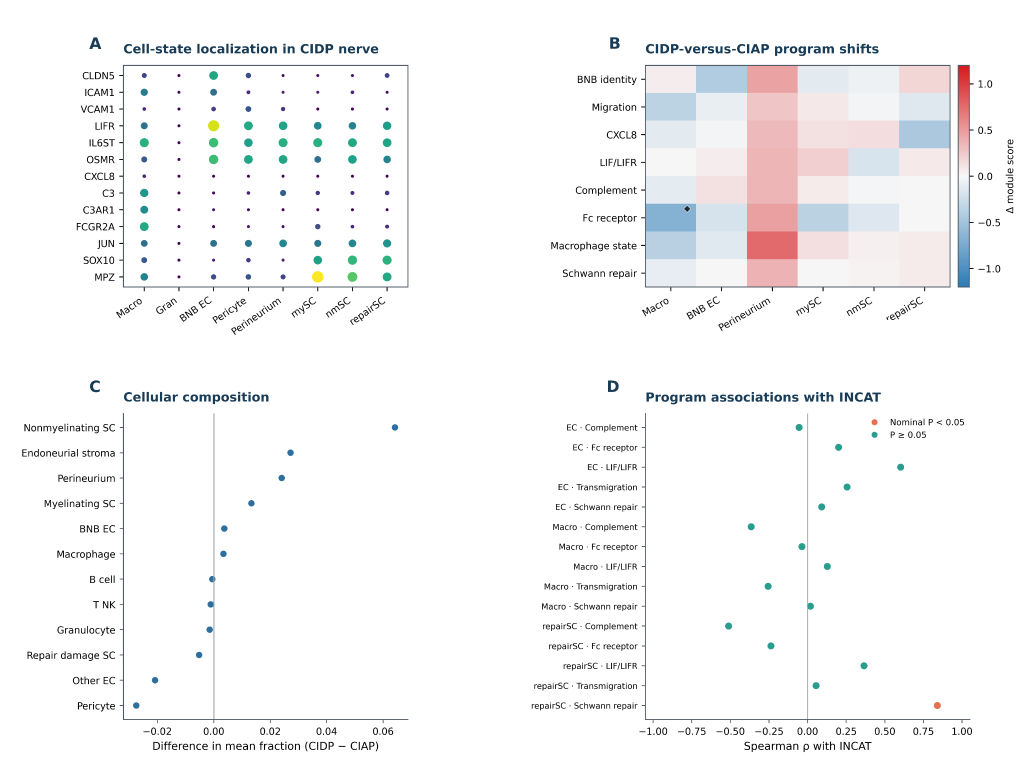
#> input picture analysis/assets/figure4_localization_reference.png, 2047 x 1521 px, found by its file name (shown at 1/2 size)
$ python 12_figure_4.py
#> lines starting #> are read from the running program, lines starting #| are printed output that depends on the picture
from pathlib import Path
import json
import numpy as np
import pandas as pd
import matplotlib
matplotlib.use('Agg')
import matplotlib.pyplot as plt
from matplotlib import font_manager
for font_path in Path('/usr/local/share/fonts/truetype/timesnewroman').glob('*.TTF'):
    font_manager.fontManager.addfont(str(font_path))
from matplotlib.colors import ListedColormap
from PIL import Image

ROOT = Path(__file__).resolve().parents[1]
WORK = ROOT / 'figures'
SRC = ROOT / 'source_data'
WORK.mkdir(exist_ok=True)

# Figure 4: retain the existing localization dots and reconstruct B-D from the
# exact plotted source tables. No biological estimates or significance tests change.
plt.rcParams.update({'font.family':'Times New Roman','font.size':8,
    'text.color':'black','axes.labelcolor':'black','xtick.color':'black',
    'ytick.color':'black','axes.linewidth':.6,'pdf.fonttype':42,
    'savefig.facecolor':'white'})
TEAL='#158795'; BLUE='#367AAD'; ORANGE='#E96B48'
f = plt.figure(figsize=(7.5, 5.575))

def title(x,y,letter,text):
    f.text(x,y,letter,fontsize=15,fontweight='bold',color='black',va='baseline')
    f.text(x+.04,y,text,fontsize=11,fontweight='bold',color='black',va='baseline')

title(.025,.950,'A','Nerve cell-state localization')
title(.530,.950,'B','CIDP–CIAP program shifts')
title(.025,.498,'C','Cellular composition')
title(.530,.498,'D','Associations with INCAT')
a = f.add_axes([.128,.641,.312,.286])
b = f.add_axes([.679,.641,.242,.286])
c = f.add_axes([.190,.088,.250,.374])
d = f.add_axes([.735,.088,.247,.374])

# Only the interior plot pixels are retained. All surrounding text is redrawn.
original=Image.open(ROOT/'analysis/assets/figure4_localization_reference.png').convert('RGB')
#> original is the input picture: PIL image 2047x1521 RGB; mean R, G, B 247, 246.6, 247.2
box=(249,130,812,572)
inside=original.crop(box)
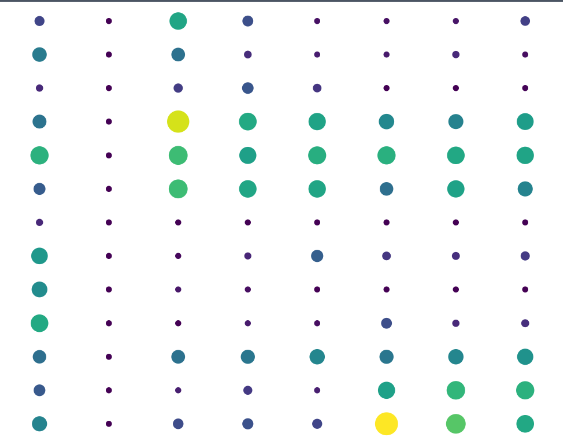
#> inside: PIL image 563x442 RGB; mean R, G, B 244.9, 248.5, 248
a.imshow(inside,extent=(0,1,1,0),aspect='auto',interpolation='lanczos')
xcenters=np.array([288.0,357.4,426.8,496.2,565.6,635.0,704.4,773.8])
ycenters=150.5+np.arange(13)*(553.2-150.5)/12
a.set_xticks((xcenters-box[0])/(box[2]-box[0]),
    ['Macro','Gran','BNB EC','Pericyte','Perineurium','mySC','nmSC','repairSC'],
    fontsize=7.8,rotation=43,ha='right',rotation_mode='anchor')
a.set_yticks((ycenters-box[1])/(box[3]-box[1]),
    ['CLDN5','ICAM1','VCAM1','LIFR','IL6ST','OSMR','CXCL8','C3','C3AR1','FCGR2A','JUN','SOX10','MPZ'],fontsize=8)
a.tick_params(length=2,pad=3)

panels=['BNB_identity_integrity','Leukocyte_transmigration','CXCL8_CXCR1_2',
        'LIF_LIFR','Complement','Fc_receptor','Macrophage_state','Schwann_myelin_repair']
cells=['Macrophage','BNB_EC','Perineurium','Myelinating_SC','Nonmyelinating_SC','Repair_damage_SC']
#> (the run stopped early here; a loop or call above may not have finished)
